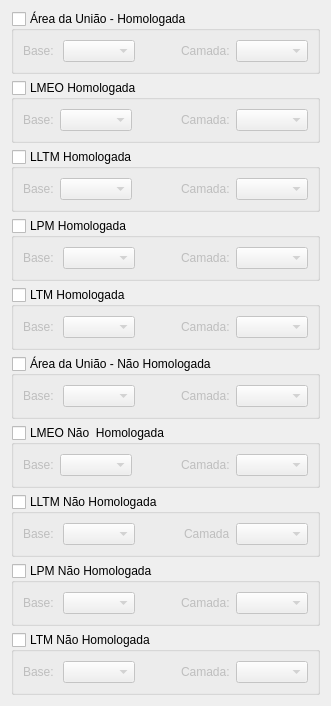
         <widget class="QWidget" name="tab_2">
          <attribute name="title">
           <string>Camadas Obrigatórias</string>
          </attribute>
          <layout class="QVBoxLayout" name="verticalLayout_6">
           <item>
            <widget class="QGroupBox" name="groupBox_area_uniao">
             <property name="enabled">
              <bool>true</bool>
             </property>
             <property name="title">
              <string>Área da União - Homologada</string>
             </property>
             <property name="flat">
              <bool>true</bool>
             </property>
             <property name="checkable">
              <bool>true</bool>
             </property>
             <property name="checked">
              <bool>false</bool>
             </property>
             <layout class="QHBoxLayout" name="horizontalLayout_25">
              <item>
               <widget class="QLabel" name="label_27">
                <property name="text">
                 <string>Base: </string>
                </property>
               </widget>
              </item>
              <item>
               <widget class="QComboBox" name="comboBox_base_area_uniao"/>
              </item>
              <item>
               <spacer name="horizontalSpacer_5">
                <property name="orientation">
                 <enum>Qt::Horizontal</enum>
                </property>
                <property name="sizeHint" stdset="0">
                 <size>
                  <width>40</width>
                  <height>20</height>
                 </size>
                </property>
               </spacer>
              </item>
              <item>
               <widget class="QLabel" name="label_28">
                <property name="text">
                 <string>Camada:</string>
                </property>
               </widget>
              </item>
              <item>
               <widget class="QComboBox" name="comboBox_camada_area_uniao"/>
              </item>
             </layout>
            </widget>
           </item>
           <item>
            <widget class="QGroupBox" name="groupBox_lmeo_hom">
             <property name="title">
              <string>LMEO Homologada</string>
             </property>
             <property name="flat">
              <bool>true</bool>
             </property>
             <property name="checkable">
              <bool>true</bool>
             </property>
             <property name="checked">
              <bool>false</bool>
             </property>
             <layout class="QHBoxLayout" name="horizontalLayout_34">
              <item>
               <widget class="QLabel" name="label_40">
                <property name="text">
                 <string>Base:</string>
                </property>
               </widget>
              </item>
              <item>
               <widget class="QComboBox" name="comboBox_base_lmeo_hom"/>
              </item>
              <item>
               <spacer name="horizontalSpacer_10">
                <property name="orientation">
                 <enum>Qt::Horizontal</enum>
                </property>
                <property name="sizeHint" stdset="0">
                 <size>
                  <width>40</width>
                  <height>20</height>
                 </size>
                </property>
               </spacer>
              </item>
              <item>
               <widget class="QLabel" name="label_44">
                <property name="text">
                 <string>Camada:</string>
                </property>
               </widget>
              </item>
              <item>
               <widget class="QComboBox" name="comboBox_camada_lmeo_hom"/>
              </item>
             </layout>
            </widget>
           </item>
           <item>
            <widget class="QGroupBox" name="groupBox_lltm_hom">
             <property name="title">
              <string>LLTM Homologada</string>
             </property>
             <property name="flat">
              <bool>true</bool>
             </property>
             <property name="checkable">
              <bool>true</bool>
             </property>
             <property name="checked">
              <bool>false</bool>
             </property>
             <layout class="QHBoxLayout" name="horizontalLayout_33">
              <item>
               <widget class="QLabel" name="label_39">
                <property name="text">
                 <string>Base:</string>
                </property>
               </widget>
              </item>
              <item>
               <widget class="QComboBox" name="comboBox_base_lltm_hom"/>
              </item>
              <item>
               <spacer name="horizontalSpacer_9">
                <property name="orientation">
                 <enum>Qt::Horizontal</enum>
                </property>
                <property name="sizeHint" stdset="0">
                 <size>
                  <width>40</width>
                  <height>20</height>
                 </size>
                </property>
               </spacer>
              </item>
              <item>
               <widget class="QLabel" name="label_42">
                <property name="text">
                 <string>Camada:</string>
                </property>
               </widget>
              </item>
              <item>
               <widget class="QComboBox" name="comboBox_camada_lltm_hom"/>
              </item>
             </layout>
            </widget>
           </item>
           <item>
            <widget class="QGroupBox" name="groupBox_lpm_hom">
             <property name="title">
              <string>LPM Homologada</string>
             </property>
             <property name="flat">
              <bool>true</bool>
             </property>
             <property name="checkable">
              <bool>true</bool>
             </property>
             <property name="checked">
              <bool>false</bool>
             </property>
             <layout class="QHBoxLayout" name="horizontalLayout_22">
              <item>
               <widget class="QLabel" name="label_21">
                <property name="text">
                 <string>Base: </string>
                </property>
               </widget>
              </item>
              <item>
               <widget class="QComboBox" name="comboBox_base_lpm_hom"/>
              </item>
              <item>
               <spacer name="horizontalSpacer_2">
                <property name="orientation">
                 <enum>Qt::Horizontal</enum>
                </property>
                <property name="sizeHint" stdset="0">
                 <size>
                  <width>40</width>
                  <height>20</height>
                 </size>
                </property>
               </spacer>
              </item>
              <item>
               <widget class="QLabel" name="label_22">
                <property name="text">
                 <string>Camada:</string>
                </property>
               </widget>
              </item>
              <item>
               <widget class="QComboBox" name="comboBox_camada_lpm_hom"/>
              </item>
             </layout>
            </widget>
           </item>
           <item>
            <widget class="QGroupBox" name="groupBox_ltm_hom">
             <property name="title">
              <string>LTM Homologada</string>
             </property>
             <property name="flat">
              <bool>true</bool>
             </property>
             <property name="checkable">
              <bool>true</bool>
             </property>
             <property name="checked">
              <bool>false</bool>
             </property>
             <layout class="QHBoxLayout" name="horizontalLayout_24">
              <item>
               <widget class="QLabel" name="label_25">
                <property name="text">
                 <string>Base: </string>
                </property>
               </widget>
              </item>
              <item>
               <widget class="QComboBox" name="comboBox_base_ltm_hom"/>
              </item>
              <item>
               <spacer name="horizontalSpacer_3">
                <property name="orientation">
                 <enum>Qt::Horizontal</enum>
                </property>
                <property name="sizeHint" stdset="0">
                 <size>
                  <width>40</width>
                  <height>20</height>
                 </size>
                </property>
               </spacer>
              </item>
              <item>
               <widget class="QLabel" name="label_26">
                <property name="text">
                 <string>Camada:</string>
                </property>
               </widget>
              </item>
              <item>
               <widget class="QComboBox" name="comboBox_camada_ltm_hom"/>
              </item>
             </layout>
            </widget>
           </item>
           <item>
            <widget class="QGroupBox" name="groupBox_area_uniao_n_hom">
             <property name="title">
              <string>Área da União - Não Homologada</string>
             </property>
             <property name="flat">
              <bool>true</bool>
             </property>
             <property name="checkable">
              <bool>true</bool>
             </property>
             <property name="checked">
              <bool>false</bool>
             </property>
             <layout class="QHBoxLayout" name="horizontalLayout_27">
              <item>
               <widget class="QLabel" name="label_31">
                <property name="text">
                 <string>Base: </string>
                </property>
               </widget>
              </item>
              <item>
               <widget class="QComboBox" name="comboBox_base_area_uniao_n_hom"/>
              </item>
              <item>
               <spacer name="horizontalSpacer_7">
                <property name="orientation">
                 <enum>Qt::Horizontal</enum>
                </property>
                <property name="sizeHint" stdset="0">
                 <size>
                  <width>40</width>
                  <height>20</height>
                 </size>
                </property>
               </spacer>
              </item>
              <item>
               <widget class="QLabel" name="label_32">
                <property name="text">
                 <string>Camada:</string>
                </property>
               </widget>
              </item>
              <item>
               <widget class="QComboBox" name="comboBox_camada_area_uniao_n_hom"/>
              </item>
             </layout>
            </widget>
           </item>
           <item>
            <widget class="QGroupBox" name="groupBox_lmeo_n_hom">
             <property name="title">
              <string>LMEO Não  Homologada</string>
             </property>
             <property name="flat">
              <bool>true</bool>
             </property>
             <property name="checkable">
              <bool>true</bool>
             </property>
             <property name="checked">
              <bool>false</bool>
             </property>
             <layout class="QHBoxLayout" name="horizontalLayout_35">
              <item>
               <widget class="QLabel" name="label_41">
                <property name="text">
                 <string>Base:</string>
                </property>
               </widget>
              </item>
              <item>
               <widget class="QComboBox" name="comboBox_base_lmeo_n_hom"/>
              </item>
              <item>
               <spacer name="horizontalSpacer_11">
                <property name="orientation">
                 <enum>Qt::Horizontal</enum>
                </property>
                <property name="sizeHint" stdset="0">
                 <size>
                  <width>40</width>
                  <height>20</height>
                 </size>
                </property>
               </spacer>
              </item>
              <item>
               <widget class="QLabel" name="label_43">
                <property name="text">
                 <string>Camada:</string>
                </property>
               </widget>
              </item>
              <item>
               <widget class="QComboBox" name="comboBox_camada_lmeo_n_hom"/>
              </item>
             </layout>
            </widget>
           </item>
           <item>
            <widget class="QGroupBox" name="groupBox_lltm_n_hom">
             <property name="title">
              <string>LLTM Não Homologada</string>
             </property>
             <property name="flat">
              <bool>true</bool>
             </property>
             <property name="checkable">
              <bool>true</bool>
             </property>
             <property name="checked">
              <bool>false</bool>
             </property>
             <layout class="QHBoxLayout" name="horizontalLayout_32">
              <item>
               <widget class="QLabel" name="label_37">
                <property name="text">
                 <string>Base: </string>
                </property>
               </widget>
              </item>
              <item>
               <widget class="QComboBox" name="comboBox_base_lltm_n_hom"/>
              </item>
              <item>
               <spacer name="horizontalSpacer_8">
                <property name="orientation">
                 <enum>Qt::Horizontal</enum>
                </property>
                <property name="sizeHint" stdset="0">
                 <size>
                  <width>40</width>
                  <height>20</height>
                 </size>
                </property>
               </spacer>
              </item>
              <item>
               <widget class="QLabel" name="label_38">
                <property name="text">
                 <string>Camada</string>
                </property>
               </widget>
              </item>
              <item>
               <widget class="QComboBox" name="comboBox_camada_lltm_n_hom"/>
              </item>
             </layout>
            </widget>
           </item>
           <item>
            <widget class="QGroupBox" name="groupBox_lpm_n_hom">
             <property name="title">
              <string>LPM Não Homologada</string>
             </property>
             <property name="flat">
              <bool>true</bool>
             </property>
             <property name="checkable">
              <bool>true</bool>
             </property>
             <property name="checked">
              <bool>false</bool>
             </property>
             <layout class="QHBoxLayout" name="horizontalLayout_26">
              <item>
               <widget class="QLabel" name="label_29">
                <property name="text">
                 <string>Base: </string>
                </property>
               </widget>
              </item>
              <item>
               <widget class="QComboBox" name="comboBox_base_lpm_n_hom"/>
              </item>
              <item>
               <spacer name="horizontalSpacer_6">
                <property name="orientation">
                 <enum>Qt::Horizontal</enum>
                </property>
                <property name="sizeHint" stdset="0">
                 <size>
                  <width>40</width>
                  <height>20</height>
                 </size>
                </property>
               </spacer>
              </item>
              <item>
               <widget class="QLabel" name="label_30">
                <property name="text">
                 <string>Camada:</string>
                </property>
               </widget>
              </item>
              <item>
               <widget class="QComboBox" name="comboBox_camada_lpm_n_hom"/>
              </item>
             </layout>
            </widget>
           </item>
           <item>
            <widget class="QGroupBox" name="groupBox_ltm_n_hom">
             <property name="title">
              <string>LTM Não Homologada</string>
             </property>
             <property name="flat">
              <bool>true</bool>
             </property>
             <property name="checkable">
              <bool>true</bool>
             </property>
             <property name="checked">
              <bool>false</bool>
             </property>
             <layout class="QHBoxLayout" name="horizontalLayout_23">
              <item>
               <widget class="QLabel" name="label_23">
                <property name="text">
                 <string>Base: </string>
                </property>
               </widget>
              </item>
              <item>
               <widget class="QComboBox" name="comboBox_base_ltm_n_hom"/>
              </item>
              <item>
               <spacer name="horizontalSpacer_4">
                <property name="orientation">
                 <enum>Qt::Horizontal</enum>
                </property>
                <property name="sizeHint" stdset="0">
                 <size>
                  <width>40</width>
                  <height>20</height>
                 </size>
                </property>
               </spacer>
              </item>
              <item>
               <widget class="QLabel" name="label_24">
                <property name="text">
                 <string>Camada:</string>
                </property>
               </widget>
              </item>
              <item>
               <widget class="QComboBox" name="comboBox_camada_ltm_n_hom"/>
              </item>
             </layout>
            </widget>
           </item>
          </layout>
         </widget>
